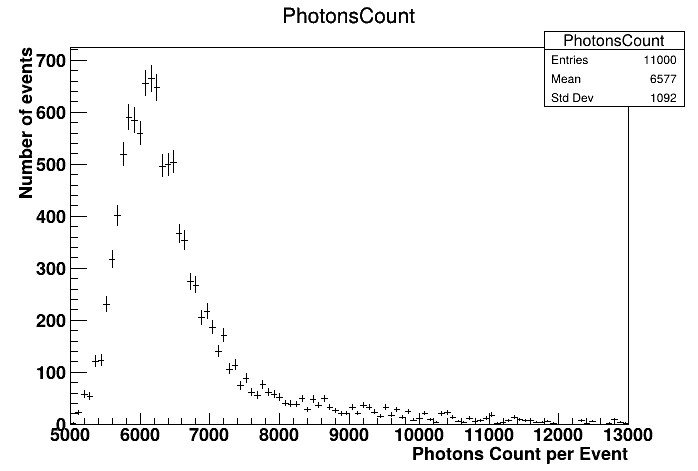

Here is the Python script that generated this plot:
import os
import ROOT


c1 = ROOT.TCanvas()
file = ROOT.TFile("data/output0.root")
name = "PhotonsCount"
h1 = file.Get(name)
path_to_data = "data"
for f in os.listdir(path_to_data):
    if f != "output0.root":
        f = ROOT.TFile(os.path.join(path_to_data, f))
        h1.Add(f.Get(name))
h1.GetXaxis().SetTitle("Photons Count per Event");
h1.GetYaxis().SetTitle("Number of events");
h1.Draw()
c1.SaveAs("photonsCount.png")
